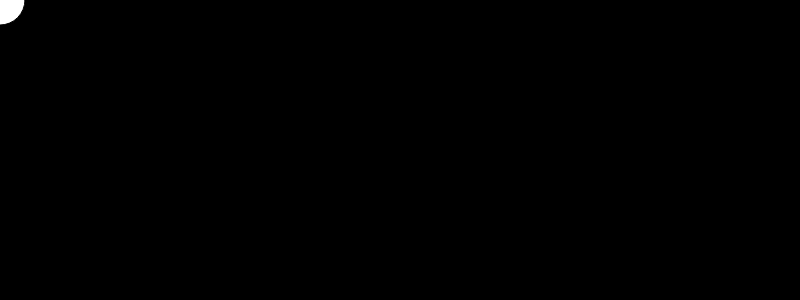
Frame 1 (no input)
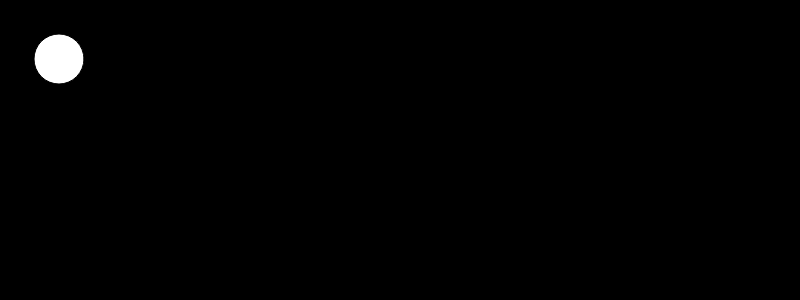
Frame 60 (no input)
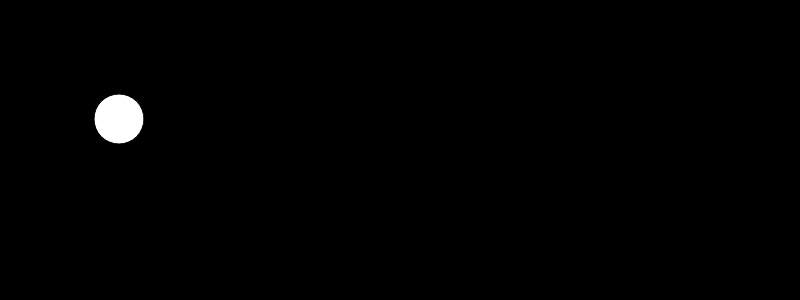
Frame 120 (the mouse pressed at the canvas centre since frame 60)

The p5.js sketch that drew these frames (run headless with seeded random() and noise() and a simulated clock; from frame 60 on, the mouse is pressed at the canvas centre):

// p5.js sketch
// ── sketch.js
var x=0
var y=0
var movingDown=true
var movingRight=true

function setup() {
  createCanvas(800,300)
}

function draw() {
  //draw a background each frame to cover previous contents
  background(0)
  //draw our circle at current x and y coordnates
  ellipse(x,y,50,50)
  //make x get bigger by 1 each frame
  if(movingDown) {
    y=y+1
  } else {
    y=y-1
  }
  if (movingRight) {
    x=x+1
  } else {
    x=x-1
  }
  if (y>height) {
    movingDown=false
  }
  if (y<0) {
    movingDown=true
  }
  if (x>width) {
    movingRight=false
  }
  if (x<0) {
    movingRight=true
  }
}
